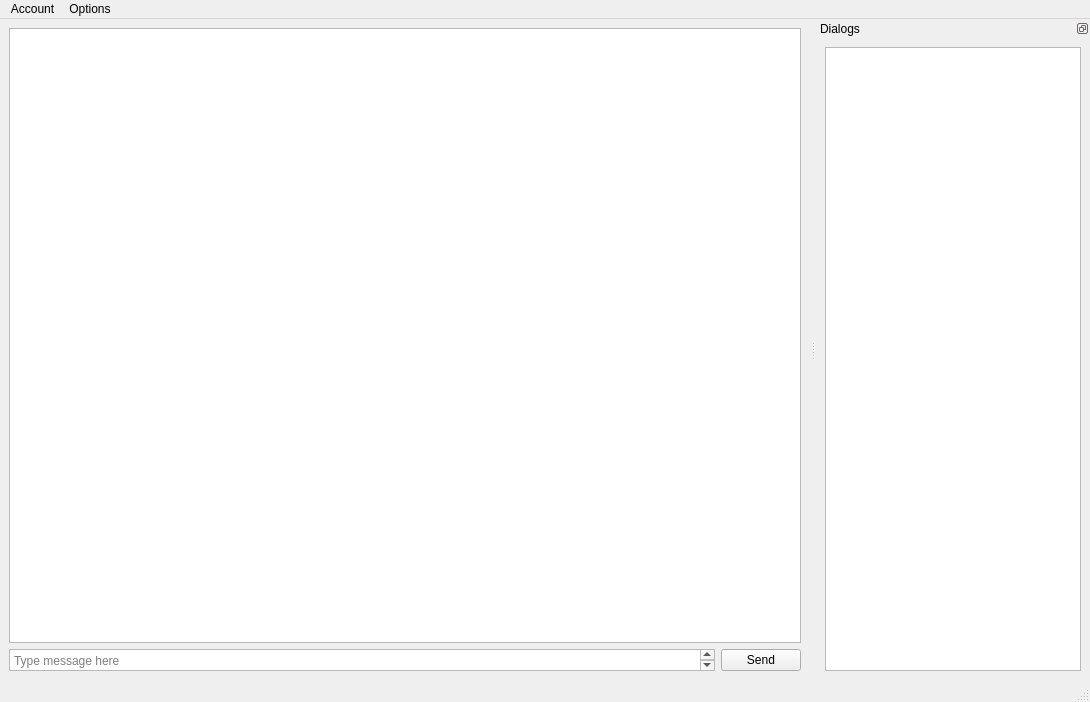
<?xml version="1.0" encoding="UTF-8"?>
<ui version="4.0">
 <class>ChatWindow</class>
 <widget class="QMainWindow" name="ChatWindow">
  <property name="geometry">
   <rect>
    <x>0</x>
    <y>0</y>
    <width>1090</width>
    <height>702</height>
   </rect>
  </property>
  <property name="windowTitle">
   <string>CuteVK</string>
  </property>
  <widget class="QWidget" name="centralwidget">
   <layout class="QVBoxLayout" name="verticalLayout" stretch="0,0">
    <item>
     <widget class="QListView" name="chatView"/>
    </item>
    <item>
     <layout class="QHBoxLayout" name="horizontalLayout">
      <item>
       <widget class="QPlainTextEdit" name="plainTextEdit">
        <property name="sizePolicy">
         <sizepolicy hsizetype="Expanding" vsizetype="Minimum">
          <horstretch>0</horstretch>
          <verstretch>0</verstretch>
         </sizepolicy>
        </property>
        <property name="minimumSize">
         <size>
          <width>0</width>
          <height>20</height>
         </size>
        </property>
        <property name="baseSize">
         <size>
          <width>0</width>
          <height>0</height>
         </size>
        </property>
        <property name="placeholderText">
         <string>Type message here</string>
        </property>
       </widget>
      </item>
      <item>
       <widget class="QPushButton" name="sendButton">
        <property name="text">
         <string>Send</string>
        </property>
       </widget>
      </item>
     </layout>
    </item>
   </layout>
  </widget>
  <widget class="QMenuBar" name="menubar">
   <property name="geometry">
    <rect>
     <x>0</x>
     <y>0</y>
     <width>1090</width>
     <height>30</height>
    </rect>
   </property>
   <widget class="QMenu" name="menuAccount">
    <property name="title">
     <string>Account</string>
    </property>
    <addaction name="actionLogin"/>
    <addaction name="actionLogout"/>
   </widget>
   <widget class="QMenu" name="menuOptions">
    <property name="title">
     <string>Options</string>
    </property>
   </widget>
   <addaction name="menuAccount"/>
   <addaction name="menuOptions"/>
  </widget>
  <widget class="QStatusBar" name="statusbar"/>
  <widget class="QDockWidget" name="dialogDock">
   <property name="floating">
    <bool>false</bool>
   </property>
   <property name="features">
    <set>QDockWidget::DockWidgetFloatable|QDockWidget::DockWidgetMovable</set>
   </property>
   <property name="windowTitle">
    <string>Dialogs</string>
   </property>
   <attribute name="dockWidgetArea">
    <number>2</number>
   </attribute>
   <widget class="QWidget" name="dialogDockContents">
    <layout class="QHBoxLayout" name="horizontalLayout_2">
     <item>
      <widget class="DialogListWidget" name="dialogListWidget">
       <property name="minimumSize">
        <size>
         <width>200</width>
         <height>0</height>
        </size>
       </property>
       <property name="spacing">
        <number>2</number>
       </property>
      </widget>
     </item>
    </layout>
   </widget>
  </widget>
  <action name="actionLogin">
   <property name="text">
    <string>Login</string>
   </property>
  </action>
  <action name="actionLogout">
   <property name="text">
    <string>Logout</string>
   </property>
  </action>
 </widget>
 <customwidgets>
  <customwidget>
   <class>DialogListWidget</class>
   <extends>QListView</extends>
   <header>src/chat/dialoglist/DialogListWidget.h</header>
  </customwidget>
 </customwidgets>
 <resources/>
 <connections/>
</ui>
